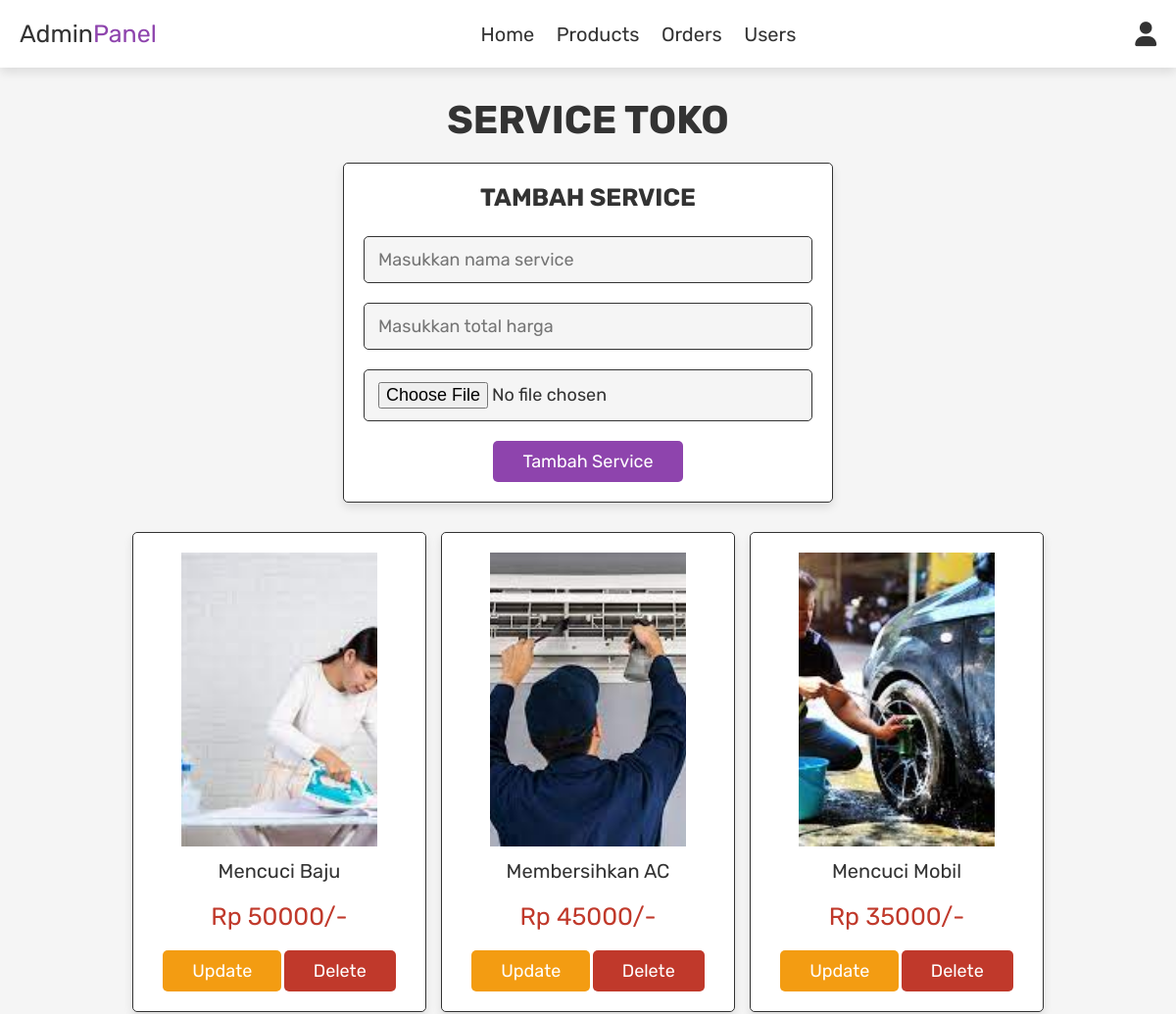
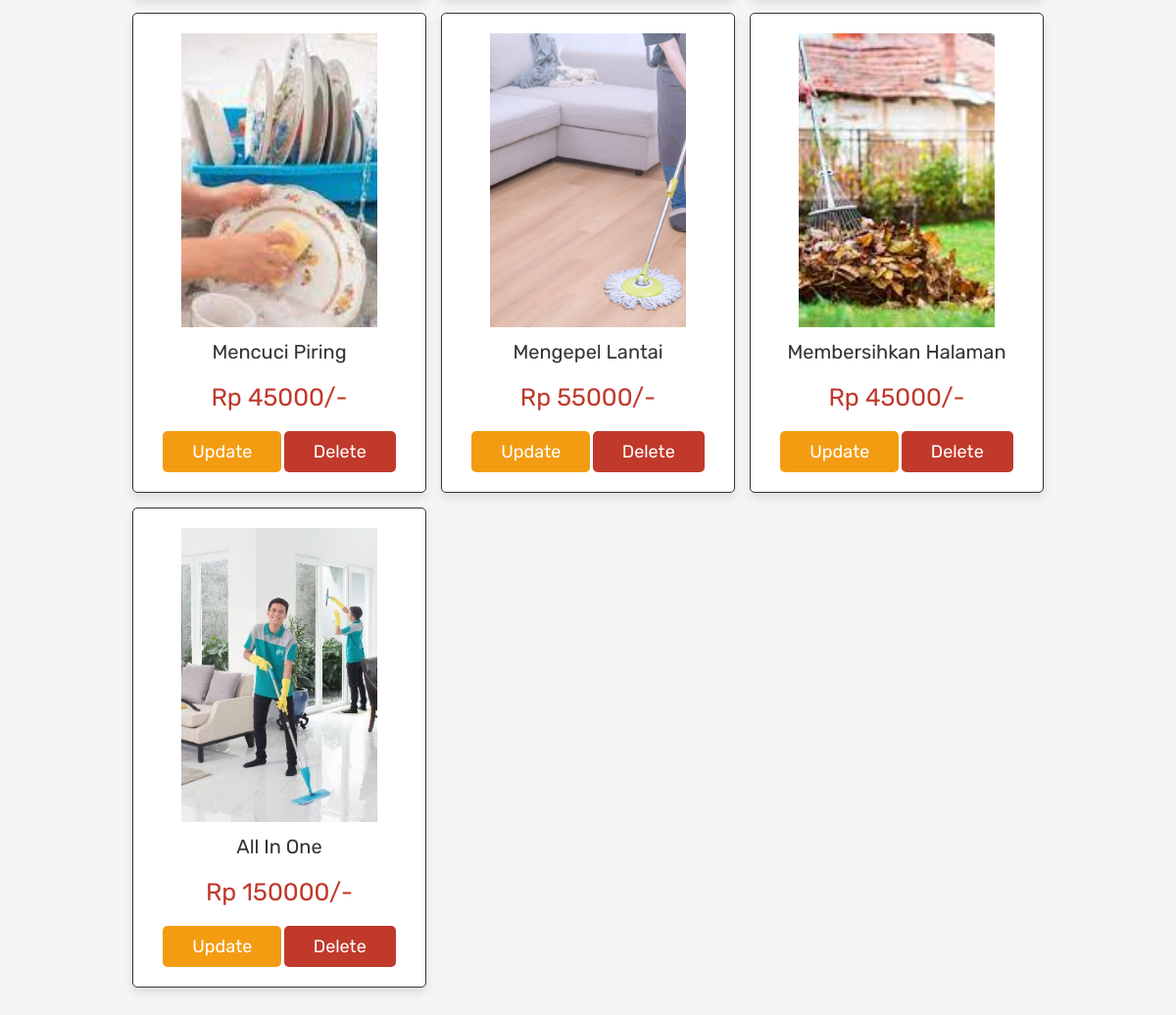
Screenshot of /admin_products.php (signed in) with the database file from the repository (2 pictures, top to bottom).
### tables this page shows
CREATE TABLE `products` (
  `id` int(100) NOT NULL,
  `name` varchar(100) NOT NULL,
  `price` int(100) NOT NULL,
  `image` varchar(100) NOT NULL
);

### admin_products.php (the view, shortened to what this page needs)
<?php
include 'config.php';
?>
<!DOCTYPE html>
<html lang="en">
<head>
   <link rel="stylesheet" href="https://cdnjs.cloudflare.com/ajax/libs/font-awesome/6.0.0/css/all.min.css">
   <link rel="stylesheet" href="css/admin_style.css">
</head>
<body>
<?php include 'admin_header.php'; ?>
<section class="add-products">
   <h1 class="title">SERVICE TOKO</h1>
   <form action="" method="post" enctype="multipart/form-data">
      <h3>TAMBAH SERVICE</h3>
      <input type="text" name="name" class="box" placeholder="Masukkan nama service" required>
      <input type="number" min="0" name="price" class="box" placeholder="Masukkan total harga" required>
      <input type="file" name="image" accept="image/jpg, image/jpeg, image/png" class="box" required>
      <input type="submit" value="Tambah Service" name="add_product" class="btn">
   </form>
</section>
<section class="show-products">
   <div class="box-container">
      <?php
         $select_products = mysqli_query($conn, "SELECT * FROM `products`") or die('query failed');
         if(mysqli_num_rows($select_products) > 0){
            while($fetch_products = mysqli_fetch_assoc($select_products)){
      ?>
      <div class="box">
         <img src="uploaded_img/<?php echo $fetch_products['image']; ?>" alt="">
         <div class="name"><?php echo $fetch_products['name']; ?></div>
         <div class="price">Rp <?php echo $fetch_products['price']; ?>/-</div>
         <a href="admin_products.php?update=<?php echo $fetch_products['id']; ?>" class="option-btn">Update</a>
         <a href="admin_products.php?delete=<?php echo $fetch_products['id']; ?>" class="delete-btn" onclick="return confirm('delete this product?');">Delete</a>
      </div>
      <?php
         }
      }else{
         echo '<p class="empty">no services added yet!</p>';
      }
      ?>
   </div>
</section>
</body>
</html>

### admin_header.php (shortened to what this page needs)
<header class="header">
   <div class="flex">
      <a href="admin_page.php" class="logo">Admin<span>Panel</span></a>
      <nav class="navbar">
         <a href="admin_page.php">Home</a>
         <a href="admin_products.php">Products</a>
         <a href="admin_orders.php">Orders</a>
         <a href="admin_users.php">Users</a>
      </nav>
      <div class="icons">
         <div id="user-btn" class="fas fa-user"></div>
      </div>
   </div>
</header>

### css/admin_style.css (style rules this page uses)
:root { --purple:#8e44ad; --red:#c0392b; --orange:#f39c12; --black:#333; --white:#fff; --light-color:#666; --light-white:#ccc; --light-bg:#f5f5f5; --border:.1rem solid var(--black); --box-shadow:0 .5rem 1rem rgba(0,0,0,.1); }
* { font-family: 'Rubik', sans-serif; margin:0; padding:0; box-sizing: border-box; outline: none; border:none; text-decoration: none; transition:all .2s linear; }
html { font-size: 62.5%; overflow-x: hidden; }
body { background-color: var(--light-bg); }
section { padding:3rem 2rem; }
.title { text-align: center; margin-bottom: 2rem; text-transform: uppercase; color:var(--black); font-size: 4rem; }
.btn, .option-btn, .delete-btn, .white-btn { display: inline-block; margin-top: 1rem; padding:1rem 3rem; cursor: pointer; color:var(--white); font-size: 1.8rem; border-radius: .5rem; text-transform: capitalize; }
.white-btn, .btn { background-color: var(--purple); }
.option-btn { background-color: var(--orange); }
.delete-btn { background-color: var(--red); }
.header { position: sticky; top:0; left:0; right:0; z-index: 1000; background-color: var(--white); box-shadow: var(--box-shadow); }
.header .flex { display: flex; align-items: center; padding:2rem; justify-content: space-between; position: relative; max-width: 1200px; margin:0 auto; }
.header .flex .logo { font-size: 2.5rem; color:var(--black); }
.header .flex .logo span { color:var(--purple); }
.header .flex .navbar a { margin:0 1rem; font-size: 2rem; color:var(--black); }
.header .flex .icons div { margin-left: 1.5rem; font-size: 2.5rem; cursor: pointer; color:var(--black); }
.add-products form { background-color: var(--white); border-radius: .5rem; padding:2rem; text-align: center; box-shadow: var(--box-shadow); border:var(--border); max-width: 50rem; margin:0 auto; }
.add-products form h3 { font-size: 2.5rem; text-transform: uppercase; color:var(--black); margin-bottom: 1.5rem; }
.add-products form .box { width: 100%; background-color: var(--light-bg); border-radius: .5rem; margin:1rem 0; padding:1.2rem 1.4rem; color:var(--black); font-size: 1.8rem; border:var(--border); }
.show-products .box-container { display: grid; grid-template-columns: repeat(auto-fit, 30rem); justify-content: center; gap:1.5rem; max-width: 1200px; margin:0 auto; align-items: flex-start; }
.show-products { padding-top: 0; }
.show-products .box-container .box { text-align: center; padding:2rem; border-radius: .5rem; border:var(--border); box-shadow: var(--box-shadow); background-color: var(--white); }
.show-products .box-container .box img { height: 30rem; width: 20rem; object-fit: cover; }
.show-products .box-container .box .name { padding:1rem 0; font-size: 2rem; color:var(--black); }
.show-products .box-container .box .price { padding:1rem 0; font-size: 2.5rem; color:var(--red); }

### rows the page displays
products: image (picture), name "Mencuci Baju", price "50000"
products: image (picture), name "Membersihkan AC", price "45000"
products: image (picture), name "Mencuci Mobil", price "35000"
products: image (picture), name "Mencuci Piring", price "45000"
products: image (picture), name "Mengepel Lantai", price "55000"
products: image (picture), name "Membersihkan Halaman", price "45000"
products: image (picture), name "All In One", price "150000"
